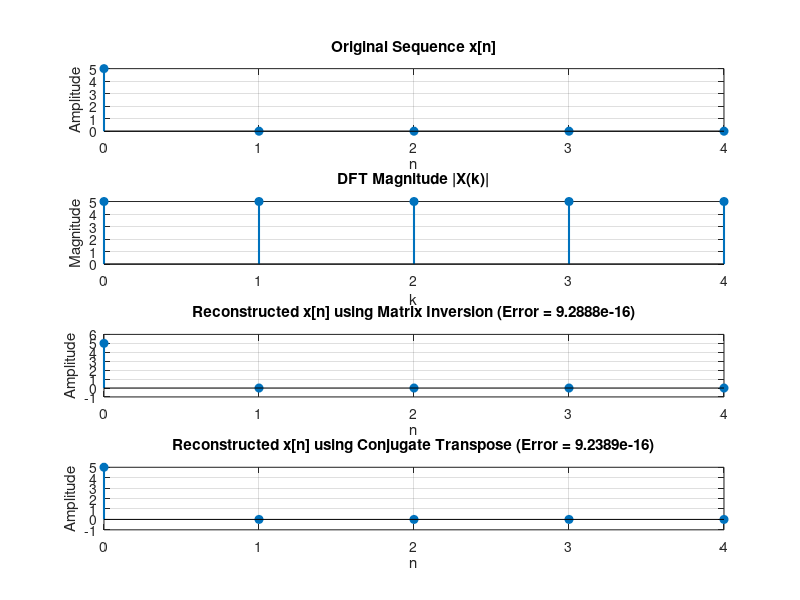

Here is the MATLAB script that generated this plot: (Note: this script raises an error after producing the figure.)
% Get user input for sequence and N
x_original = input('Enter the discrete time sequence x[n] as a vector (e.g., [1 2 3 4]): ');
N = input('Enter the number of points for DFT (N): ');

% If sequence length is less than N, pad with zeros
if length(x_original) < N
    x_original = [x_original, zeros(1, N - length(x_original))];
elseif length(x_original) > N
    % If sequence length is greater than N, truncate the sequence
    x_original = x_original(1:N);
    disp('Warning: Sequence has been truncated to match the specified DFT length.');
end

% Display the original sequence
disp(['Original discrete-time sequence x[n]: ', num2str(x_original)]);

% Create time index for plotting
n = 0:(length(x_original)-1);

% Create the DFT matrix W
W = zeros(N, N);
for k = 0:N-1
    for n_idx = 0:N-1
        W(k+1, n_idx+1) = exp(-1j * 2 * pi * k * n_idx / N);
    end
end

% Forward DFT: X(k) = W * x(n)
X = W * x_original(:);

% Display the DFT values
disp('DFT values X(k):');
for i = 1:N
    fprintf('X(%d) = %.4f + %.4fj\n', i-1, real(X(i)), imag(X(i)));
end

% Method 1: Inverse DFT using matrix inversion
W_inv = inv(W);
x_reconstructed_inv = W_inv * X;

% Method 2: Inverse DFT using conjugate transpose (more numerically stable)
% The inverse DFT matrix is (1/N) * conjugate transpose of W
W_idft = (1/N) * W';
x_reconstructed_conj = W_idft * X;

% Calculate error between original and reconstructed signals
error_inv = norm(x_original(:) - x_reconstructed_inv);
error_conj = norm(x_original(:) - x_reconstructed_conj);

% Create a figure to compare results
figure('Position', [100, 100, 1000, 800]);

% Plot the original sequence
subplot(4, 1, 1);
stem(n, x_original, 'filled', 'LineWidth', 1.5);
grid on;
title('Original Sequence x[n]');
xlabel('n');
ylabel('Amplitude');

% Plot the DFT magnitude
subplot(4, 1, 2);
stem(n, abs(X), 'filled', 'LineWidth', 1.5);
grid on;
title('DFT Magnitude |X(k)|');
xlabel('k');
ylabel('Magnitude');

% Plot the reconstructed sequence using matrix inversion
subplot(4, 1, 3);
stem(n, real(x_reconstructed_inv), 'filled', 'LineWidth', 1.5);
grid on;
title(['Reconstructed x[n] using Matrix Inversion (Error = ', num2str(error_inv), ')']);
xlabel('n');
ylabel('Amplitude');

% Plot the reconstructed sequence using conjugate transpose
subplot(4, 1, 4);
stem(n, real(x_reconstructed_conj), 'filled', 'LineWidth', 1.5);
grid on;
title(['Reconstructed x[n] using Conjugate Transpose (Error = ', num2str(error_conj), ')']);
xlabel('n');
ylabel('Amplitude');

% Adjust the layout
sgtitle('DFT and Inverse DFT Verification using Matrix Method');

% Display the reconstructed signals
disp('Reconstructed x[n] using Matrix Inversion:');
disp(real(x_reconstructed_inv)');

disp('Reconstructed x[n] using Conjugate Transpose:');
disp(real(x_reconstructed_conj)');

% Check if the reconstruction is close to the original
if error_conj < 1e-10
    disp('Verification SUCCESSFUL: The inverse DFT recovered the original signal!');
else
    disp('Verification FAILED: The inverse DFT did not recover the original signal!');
end

% Compare numerical values
comparison_table = [n', x_original', real(x_reconstructed_inv), real(x_reconstructed_conj)];
disp('Comparison Table [n, Original x[n], IDFT_inv, IDFT_conj]:');
disp(comparison_table);
